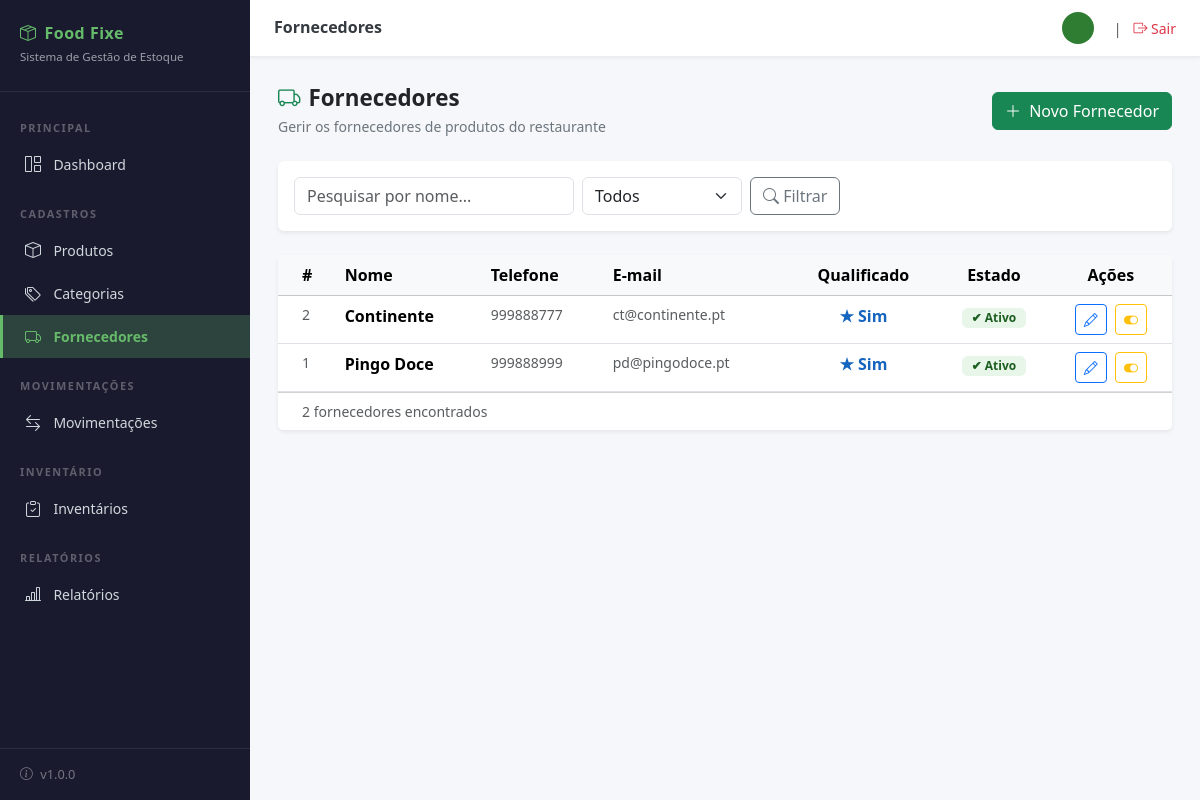
The app's page /fornecedores/ (signed in) with its own data.
### estoque/models.py (models this page shows, shortened)
class Fornecedor(models.Model):
    fornecedor              = models.CharField('Nome', max_length=150)
    telefone                = models.CharField('Telefone', max_length=30, blank=True)
    email                   = models.EmailField('E-mail', max_length=100, blank=True)
    endereco                = models.CharField('Endereço', max_length=255, blank=True)
    status                  = models.BooleanField('Ativo', default=True)
    fornecedor_qualificado  = models.BooleanField('Fornecedor qualificado', default=False)
    create_at               = models.DateTimeField('Criado em', auto_now_add=True)
    update_at               = models.DateTimeField('Atualizado em', auto_now=True)
    class Meta:
        verbose_name        = 'Fornecedor'
        verbose_name_plural = 'Fornecedores'
        ordering            = ['fornecedor']

### estoque/views.py (the view)
# urls.py: path('fornecedores/',                  views.fornecedor_lista,        name='fornecedor_lista'),
@login_required(login_url='login')
def fornecedor_lista(request):
    pesquisa     = request.GET.get('q', '')
    filtro_ativo = request.GET.get('ativo', '')
    fornecedores = Fornecedor.objects.all().order_by('fornecedor')
    if pesquisa:
        fornecedores = fornecedores.filter(fornecedor__icontains=pesquisa)
    if filtro_ativo == '1':
        fornecedores = fornecedores.filter(status=True)
    elif filtro_ativo == '0':
        fornecedores = fornecedores.filter(status=False)
    return render(request, 'estoque/fornecedor_lista.html', {
        'fornecedores': fornecedores,
        'pesquisa':     pesquisa,
        'filtro_ativo': filtro_ativo,
    })

### estoque/templates/estoque/fornecedor_lista.html (shortened to what this page needs)
{% extends 'estoque/base.html' %}
{% block page_title %}Fornecedores{% endblock %}
{% block content %}
<div class="page-header d-flex justify-content-between align-items-center">
    <div>
        <h1><i class="bi bi-truck me-2 text-success"></i>Fornecedores</h1>
        <p>Gerir os fornecedores de produtos do restaurante</p>
    </div>
    <a href="{% url 'fornecedor_criar' %}" class="btn btn-success">
        <i class="bi bi-plus-lg me-1"></i> Novo Fornecedor
    </a>
</div>
<div class="card border-0 shadow-sm mb-4">
    <div class="card-body py-3">
        <form method="GET" class="d-flex gap-2 flex-wrap">
            <input type="text" name="q" value="{{ pesquisa }}"
                   class="form-control" placeholder="Pesquisar por nome..."
                   style="max-width:280px;">
            <select name="ativo" class="form-select" style="max-width:160px;">
                <option value="">Todos</option>
            </select>
            <button type="submit" class="btn btn-outline-secondary">
                <i class="bi bi-search"></i> Filtrar
            </button>
        </form>
    </div>
</div>
<div class="card border-0 shadow-sm">
    <div class="card-body p-0">
        {% if fornecedores %}
        <div class="table-responsive">
            <table class="table table-hover mb-0">
                <thead class="table-light">
                    <tr>
                        <th class="ps-4">#</th>
                        <th>Nome</th>
                        <th>Telefone</th>
                        <th>E-mail</th>
                        <th class="text-center">Qualificado</th>
                        <th class="text-center">Estado</th>
                        <th class="text-center">Ações</th>
                    </tr>
                </thead>
                <tbody>
                    {% for f in fornecedores %}
                    <tr>
                        <td class="ps-4 text-muted small">{{ f.pk }}</td>
                        <td class="fw-semibold">{{ f.fornecedor }}</td>
                        <td class="text-muted small">{{ f.telefone|default:"—" }}</td>
                        <td class="text-muted small">{{ f.email|default:"—" }}</td>
                        <td class="text-center">
                            {% if f.fornecedor_qualificado %}
                                <span style="color:#1565c0;font-weight:bold;">★ Sim</span>
                            {% else %}
                                <span class="text-muted">— Não</span>
                            {% endif %}
                        </td>
                        <td class="text-center">
                            {% if f.status %}
                                <span class="badge"
                                      style="background:#e8f5e9;color:#1b5e20;padding:4px 10px;">
                                    ✔ Ativo
                                </span>
                            {% else %}
                                <span class="badge"
                                      style="background:#ffebee;color:#b71c1c;padding:4px 10px;">
                                    ✘ Inativo
                                </span>
                            {% endif %}
                        </td>
                        <td class="text-center">
                            <a href="{% url 'fornecedor_editar' f.pk %}"
                               class="btn btn-sm btn-outline-primary me-1"
                               title="Editar">
                                <i class="bi bi-pencil"></i>
                            </a>
                            <a href="{% url 'fornecedor_toggle' f.pk %}"
                               class="btn btn-sm {% if f.status %}btn-outline-warning{% else %}btn-outline-success{% endif %}"
                               title="{% if f.status %}Desativar{% else %}Ativar{% endif %}"
                               onclick="return confirm('{% if f.status %}Desativar{% else %}Ativar{% endif %} o fornecedor {{ f.fornecedor }}?')">
                                <i class="bi bi-{% if f.status %}toggle-on{% else %}toggle-off{% endif %}"></i>
                            </a>
                        </td>
                    </tr>
                    {% endfor %}
                </tbody>
            </table>
        </div>
        {% endif %}
    </div>
    {% if fornecedores %}
    <div class="card-footer bg-white text-muted small py-2 px-4">
        {{ fornecedores|length }} fornecedor{{ fornecedores|length|pluralize:",es" }} encontrado{{ fornecedores|length|pluralize:",s" }}
    </div>
    {% endif %}
</div>
{% endblock %}

### estoque/templates/estoque/base.html (style rules this page uses)
:root { --sidebar-width: 250px; --cor-primaria: #1b5e20; --cor-primaria-clara: #2e7d32; --cor-acento: #66bb6a; --cor-sidebar-bg: #1a1a2e; --cor-sidebar-texto: #cfd8dc; --cor-sidebar-hover: rgba(102,187,106,0.15); --cor-sidebar-ativo: rgba(102,187,106,0.25); }
body { background-color: #f5f7fa; font-family: 'Segoe UI', sans-serif; }
.page-header { margin-bottom: 1.5rem; }
.page-header h1 { font-size: 1.4rem; font-weight: 700; color: #212529; margin: 0; }
.page-header p { color: #6c757d; font-size: 0.875rem; margin: 0.25rem 0 0; }

### records on screen
Fornecedor: pk "2", fornecedor "Continente", telefone "999888777", email "ct@continente.pt", fornecedor_qualificado "★ Sim", status "✔ Ativo"
Fornecedor: pk "1", fornecedor "Pingo Doce", telefone "999888999", email "pd@pingodoce.pt", fornecedor_qualificado "★ Sim", status "✔ Ativo"

### other values on screen
{{ fornecedores|length }} "2"
